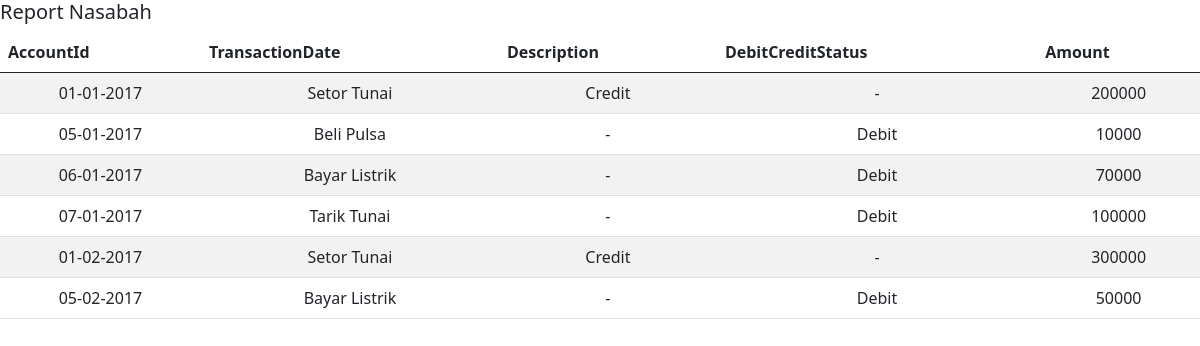
The app's page /report.php?id=1 with its own data.
### tables this page shows
CREATE TABLE `tb_report` (
  `id` int NOT NULL,
  `AccountId` int NOT NULL,
  `StartDate` datetime NOT NULL,
  `EndDate` datetime NOT NULL
);

CREATE TABLE `tb_transactions` (
  `id` int NOT NULL,
  `AccountId` int NOT NULL,
  `TransactionDate` datetime NOT NULL,
  `Description` varchar(100) NOT NULL,
  `DebitCreditStatus` varchar(100) NOT NULL,
  `Amount` int NOT NULL
);

### report.php (the view, shortened to what this page needs)
<?php
include_once 'koneksi.php';
$id = $_GET['id'];
$sql = "SELECT * FROM tb_report
JOIN tb_transactions ON tb_report.AccountId = tb_transactions.AccountId
WHERE tb_report.id = '$id'" or die($con->error);
$result = $con->query($sql);
foreach ($result as $key => $value) {
    if ($value['DebitCreditStatus'] == 'D') {
        $data[] = [
            'TransactionDate' => $value['TransactionDate'],
            'Description' => $value['Description'],
            'Credit' => '-',
            'Debit' => 'Debit',
            'Amount' => $value['Amount']
        ];
    }else {
        $data[] = [
            'TransactionDate' => $value['TransactionDate'],
            'Description' => $value['Description'],
            'Credit' => 'Credit',
            'Debit' => '-',
            'Amount' => $value['Amount']
        ];
    }
}
?>
<!DOCTYPE html>
<html lang="en">
<head>
    <link href="https://cdn.jsdelivr.net/npm/bootstrap@5.0.2/dist/css/bootstrap.min.css" rel="stylesheet">
</head>
<body>
<div class="row">
    <div class="col-12">
        <h5>Report Nasabah </h5>
        <table class="table table-striped">
            <thead>
                <tr>
                    <th>AccountId</th>
                    <th>TransactionDate</th>
                    <th>Description</th>
                    <th>DebitCreditStatus</th>
                    <th>Amount</th>
                </tr>
            </thead>
            <tbody>
                <?php
                foreach ($data as $row) {
                    ?>
                <tr align="center">
                    <td><?php echo date('d-m-Y', strtotime($row['TransactionDate']))?></td>
                    <td><?php echo $row['Description']?></td>
                    <td><?php echo $row['Credit']?></td>
                    <td><?php echo $row['Debit']?></td>
                    <td><?php echo $row['Amount']?></td>
                </tr>
                <?php
                }
                ?>
            </tbody>
        </table>
    </div>
</div>
</body>
</html>

### records on screen
tb_report: tb_transactions.TransactionDate "01-01-2017", tb_transactions.Description "Setor Tunai", Credit "Credit", Debit "-", tb_transactions.Amount "200000", tb_transactions.TransactionDate "05-01-2017", tb_transactions.Description "Beli Pulsa", Credit "-", Debit "Debit", tb_transactions.Amount "10000", tb_transactions.TransactionDate "06-01-2017", tb_transactions.Description "Bayar Listrik", tb_transactions.Amount "70000", tb_transactions.TransactionDate "07-01-2017", tb_transactions.Description "Tarik Tunai", tb_transactions.Amount "100000", tb_transactions.TransactionDate "01-02-2017", tb_transactions.Amount "300000", tb_transactions.TransactionDate "05-02-2017", tb_transactions.Amount "50000"
